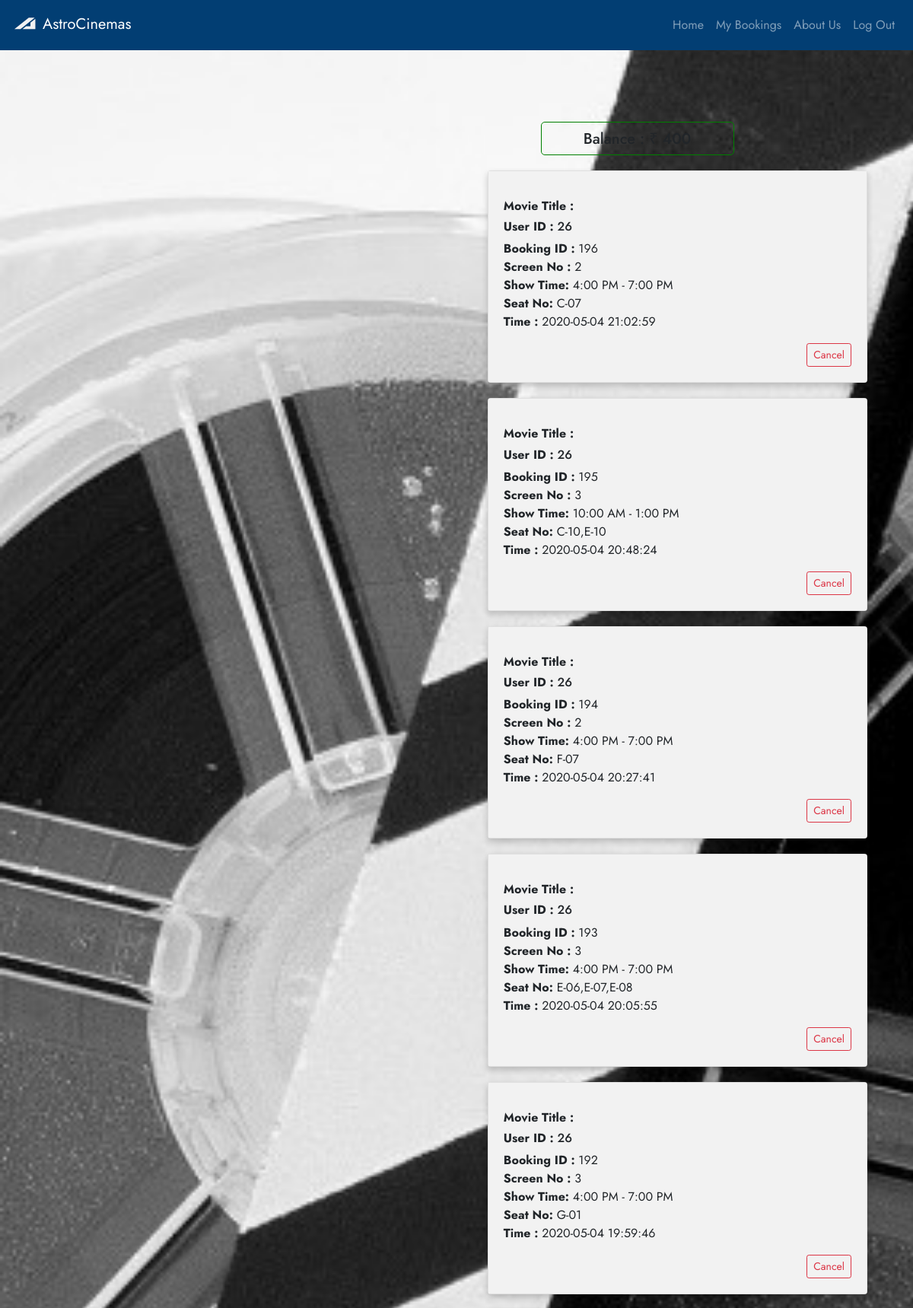
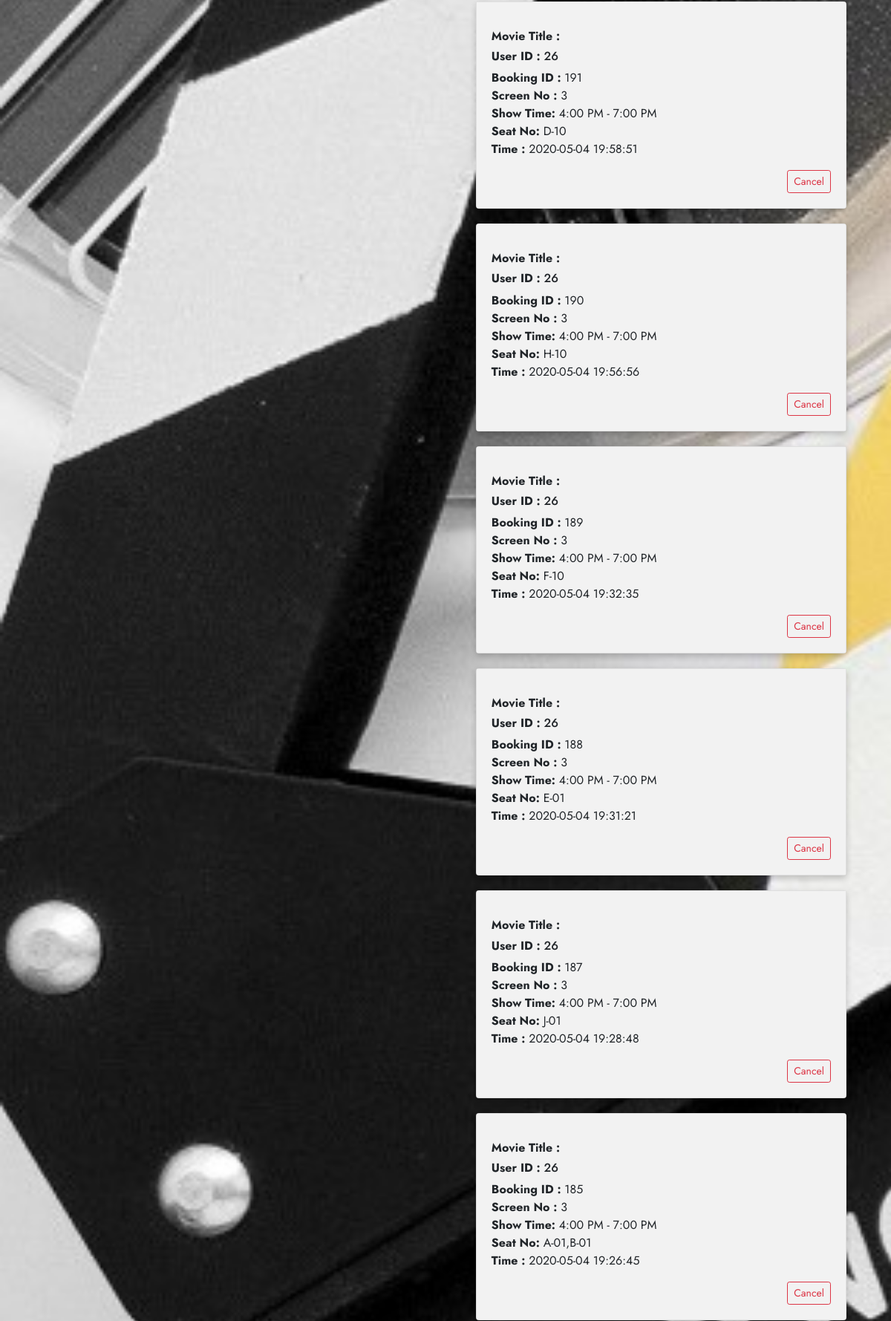
Screenshot of /AstroCinemasCopy/userBookings.php (signed in, upper part) with the database file from the repository (2 pictures, top to bottom).
### tables this page shows
CREATE TABLE `bookings` (
  `screencode` int(11) NOT NULL,
  `showcode` int(11) NOT NULL,
  `booking_id` int(11) NOT NULL,
  `user_id` varchar(255) NOT NULL,
  `time_booking` varchar(255) NOT NULL DEFAULT current_timestamp(),
  `seat_id` varchar(255) NOT NULL,
  `movietitle` varchar(255) NOT NULL
);

### AstroCinemasCopy/userBookings.php (the view, shortened to what this page needs)
<?php include('connection.php') ?>
<!DOCTYPE html>
<html lang="en">
<?php include('header.php');
    $userToken = $_SESSION['usertoken'];
        $sql = "SELECT credits FROM userinfo WHERE id='$userToken'";
        $result = mysqli_query($conn,$sql);
        $car = mysqli_fetch_array($result,MYSQLI_ASSOC);
        $balance = $car['credits'];
?>
<?php
    $sql = "SELECT user_id,booking_id,time_booking,seat_id,screencode,showcode,movietitle FROM bookings ORDER BY time_booking DESC";
    $result = mysqli_query($conn,$sql);
    $booking = mysqli_fetch_all($result);
?>
<body class="wel-mybooking">
    <div class="container">
        <div class="row">
            <div class="col-5">
            </div>
            <div class="col-7">
                <div class="balance text-center" style="border: solid green 1px; padding-top:10px; margin-left:30%; margin-right:30%; border-radius:5px;">
                <h5>Balance : ₹ <?php echo $balance; ?></h5>
                </div>
                <div class="container">
                    <?php foreach($booking as $bok){ ?>
                    <?php if($bok[0]==$userToken){ ?>
                    <div class="row" style="margin-top: 20px;">
                     <div class="col"></div>
                    <div class="col-10">
                        <div class="card" style="box-shadow: 0 4px 8px 0 rgba(0, 0, 0, 0.2);">
                        <div class="card-body" style="background-color:#F2F2F2;">
                        <p class="card-text text-success">
                            <h6><b>Movie Title : </b> <?php echo htmlspecialchars($bok[6]); ?></h6>
                            <h6><b>User ID : </b> <?php echo htmlspecialchars($bok[0]); ?></h6>
                            <div><b>Booking ID : </b><?php echo htmlspecialchars($bok[1]); ?></div>
                            <div><b>Screen No : </b><?php echo htmlspecialchars($bok[4]); ?></div>
                            <div><b>Show Time: </b><?php
                                if($bok[5]==1){
                                    echo "10:00 AM - 1:00 PM";
                                }elseif($bok[5]==2){
                                    echo "1:00 PM - 4:00 PM";
                                }else{
                                    echo "4:00 PM - 7:00 PM";
                                }
                            ?></div>
                            <div><b>Seat No: </b><?php echo htmlspecialchars($bok[3]); ?></div>
                            <div><b>Time : </b>  <?php echo htmlspecialchars($bok[2]); ?></div>
                        </p>
                        <div class="text-right">
                        <form action="userBookings.php" method="POST">
                            <input type="submit" name="delete" value="Cancel" class="btn btn-outline-danger btn-sm">
                        </form>
                        </div>
                    </div>
                </div>
            </div>
        </div>
       <?php } ?>
        <?php } ?>
    </div>
            </div>
        </div>
    </div>
</body>
<?php include('footer.php') ?>
</html>

### AstroCinemasCopy/css/main copy.css (style rules this page uses)
body { overflow-x: hidden; }

### AstroCinemasCopy/css/maintwo.css (style rules this page uses)
.wel-mybooking { padding-top:100px; background-image: url('../images/mybookingbg.jpg'); background-attachment: fixed; background-size: cover; background-repeat:no-repeat; font-family: 'Jost', sans-serif; }

### rows the page displays
bookings: user "26", booking_id "196", screencode "2", showcode "4:00 PM - 7:00 PM", seat "C-07", time_booking "2020-05-04 21:02:59"
bookings: user "26", booking_id "195", screencode "3", showcode "10:00 AM - 1:00 PM", seat "C-10,E-10", time_booking "2020-05-04 20:48:24"
bookings: user "26", booking_id "194", screencode "2", showcode "4:00 PM - 7:00 PM", seat "F-07", time_booking "2020-05-04 20:27:41"
bookings: user "26", booking_id "193", screencode "3", showcode "4:00 PM - 7:00 PM", seat "E-06,E-07,E-08", time_booking "2020-05-04 20:05:55"
bookings: user "26", booking_id "192", screencode "3", showcode "4:00 PM - 7:00 PM", seat "G-01", time_booking "2020-05-04 19:59:46"
bookings: user "26", booking_id "191", screencode "3", showcode "4:00 PM - 7:00 PM", seat "D-10", time_booking "2020-05-04 19:58:51"
bookings: user "26", booking_id "190", screencode "3", showcode "4:00 PM - 7:00 PM", seat "H-10", time_booking "2020-05-04 19:56:56"
bookings: user "26", booking_id "189", screencode "3", showcode "4:00 PM - 7:00 PM", seat "F-10", time_booking "2020-05-04 19:32:35"
bookings: user "26", booking_id "188", screencode "3", showcode "4:00 PM - 7:00 PM", seat "E-01", time_booking "2020-05-04 19:31:21"
bookings: user "26", booking_id "187", screencode "3", showcode "4:00 PM - 7:00 PM", seat "J-01", time_booking "2020-05-04 19:28:48"
bookings: user "26", booking_id "185", screencode "3", showcode "4:00 PM - 7:00 PM", seat "A-01,B-01", time_booking "2020-05-04 19:26:45"
